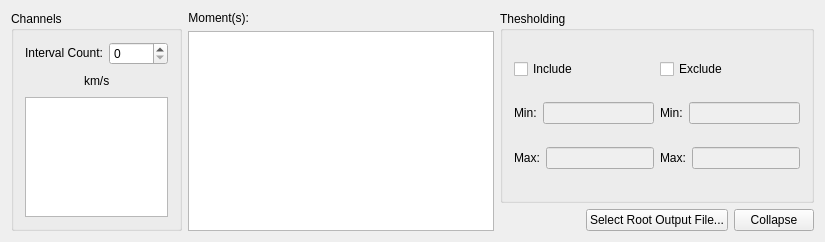
<?xml version="1.0" encoding="UTF-8"?>
<ui version="4.0">
 <class>MomentSettingsWidgetRadio</class>
 <widget class="QWidget" name="MomentSettingsWidgetRadio">
  <property name="geometry">
   <rect>
    <x>0</x>
    <y>0</y>
    <width>825</width>
    <height>242</height>
   </rect>
  </property>
  <property name="windowTitle">
   <string>MomentSettingsWidgetRadio</string>
  </property>
  <layout class="QHBoxLayout" name="horizontalLayout_6">
   <item>
    <widget class="QGroupBox" name="channelGroupBox">
     <property name="maximumSize">
      <size>
       <width>171</width>
       <height>231</height>
      </size>
     </property>
     <property name="title">
      <string>Channels</string>
     </property>
     <layout class="QVBoxLayout" name="verticalLayout_5">
      <item>
       <layout class="QHBoxLayout" name="horizontalLayout_3">
        <item>
         <widget class="QLabel" name="label">
          <property name="text">
           <string>&lt;font color='black'&gt;Interval Count:&lt;/font&gt;</string>
          </property>
         </widget>
        </item>
        <item>
         <widget class="QSpinBox" name="channelIntervalCountSpinBox"/>
        </item>
       </layout>
      </item>
      <item>
       <layout class="QHBoxLayout" name="horizontalLayout_4">
        <item>
         <spacer name="horizontalSpacer_2">
          <property name="orientation">
           <enum>Qt::Horizontal</enum>
          </property>
          <property name="sizeHint" stdset="0">
           <size>
            <width>28</width>
            <height>20</height>
           </size>
          </property>
         </spacer>
        </item>
        <item>
         <widget class="QLabel" name="channelUnitLabel">
          <property name="text">
           <string>&lt;font color='black'&gt;km/s&lt;/font&gt;</string>
          </property>
         </widget>
        </item>
        <item>
         <spacer name="horizontalSpacer_3">
          <property name="orientation">
           <enum>Qt::Horizontal</enum>
          </property>
          <property name="sizeHint" stdset="0">
           <size>
            <width>28</width>
            <height>20</height>
           </size>
          </property>
         </spacer>
        </item>
       </layout>
      </item>
      <item>
       <widget class="QTableWidget" name="channelTable">
        <property name="sizePolicy">
         <sizepolicy hsizetype="Preferred" vsizetype="Preferred">
          <horstretch>0</horstretch>
          <verstretch>0</verstretch>
         </sizepolicy>
        </property>
       </widget>
      </item>
     </layout>
    </widget>
   </item>
   <item>
    <layout class="QVBoxLayout" name="verticalLayout_4">
     <item>
      <layout class="QHBoxLayout" name="horizontalLayout_2">
       <item>
        <widget class="QLabel" name="momentLabel">
         <property name="maximumSize">
          <size>
           <width>16777215</width>
           <height>20</height>
          </size>
         </property>
         <property name="text">
          <string>&lt;font color='black'&gt;Moment(s):&lt;/font&gt;</string>
         </property>
         <property name="alignment">
          <set>Qt::AlignRight|Qt::AlignTrailing|Qt::AlignVCenter</set>
         </property>
        </widget>
       </item>
       <item>
        <spacer name="horizontalSpacer">
         <property name="orientation">
          <enum>Qt::Horizontal</enum>
         </property>
         <property name="sizeHint" stdset="0">
          <size>
           <width>40</width>
           <height>10</height>
          </size>
         </property>
        </spacer>
       </item>
      </layout>
     </item>
     <item>
      <widget class="QListWidget" name="momentList">
       <property name="sizePolicy">
        <sizepolicy hsizetype="Expanding" vsizetype="MinimumExpanding">
         <horstretch>0</horstretch>
         <verstretch>0</verstretch>
        </sizepolicy>
       </property>
       <property name="maximumSize">
        <size>
         <width>16777215</width>
         <height>200</height>
        </size>
       </property>
       <property name="selectionMode">
        <enum>QAbstractItemView::MultiSelection</enum>
       </property>
      </widget>
     </item>
    </layout>
   </item>
   <item>
    <layout class="QVBoxLayout" name="verticalLayout_2">
     <item>
      <widget class="QGroupBox" name="groupBox">
       <property name="title">
        <string>Thesholding</string>
       </property>
       <layout class="QHBoxLayout" name="horizontalLayout_5">
        <item>
         <layout class="QVBoxLayout" name="verticalLayout_3">
          <item>
           <widget class="QCheckBox" name="includePixelsCheckBox">
            <property name="text">
             <string>Include</string>
            </property>
           </widget>
          </item>
          <item>
           <layout class="QHBoxLayout" name="horizontalLayout_11">
            <item>
             <widget class="QLabel" name="minIncludeLabel">
              <property name="text">
               <string>&lt;font color='black'&gt;Min:&lt;/font&gt;</string>
              </property>
             </widget>
            </item>
            <item>
             <widget class="QLineEdit" name="minIncludeLineEdit">
              <property name="enabled">
               <bool>false</bool>
              </property>
             </widget>
            </item>
           </layout>
          </item>
          <item>
           <layout class="QHBoxLayout" name="horizontalLayout_13">
            <item>
             <widget class="QLabel" name="maxIncludeLabel">
              <property name="text">
               <string>&lt;font color='black'&gt;Max:&lt;/font&gt;</string>
              </property>
             </widget>
            </item>
            <item>
             <widget class="QLineEdit" name="maxIncludeLineEdit">
              <property name="enabled">
               <bool>false</bool>
              </property>
             </widget>
            </item>
           </layout>
          </item>
         </layout>
        </item>
        <item>
         <layout class="QVBoxLayout" name="verticalLayout">
          <item>
           <widget class="QCheckBox" name="excludePixelsCheckBox">
            <property name="text">
             <string>Exclude</string>
            </property>
           </widget>
          </item>
          <item>
           <layout class="QHBoxLayout" name="horizontalLayout_12">
            <item>
             <widget class="QLabel" name="minExcludeLabel">
              <property name="text">
               <string>&lt;font color='black'&gt;Min:&lt;/font&gt;</string>
              </property>
             </widget>
            </item>
            <item>
             <widget class="QLineEdit" name="minExcludeLineEdit">
              <property name="enabled">
               <bool>false</bool>
              </property>
             </widget>
            </item>
           </layout>
          </item>
          <item>
           <layout class="QHBoxLayout" name="horizontalLayout_14">
            <item>
             <widget class="QLabel" name="maxExcludeLabel">
              <property name="text">
               <string>&lt;font color='black'&gt;Max:&lt;/font&gt;</string>
              </property>
             </widget>
            </item>
            <item>
             <widget class="QLineEdit" name="maxExcludeLineEdit">
              <property name="enabled">
               <bool>false</bool>
              </property>
             </widget>
            </item>
           </layout>
          </item>
         </layout>
        </item>
       </layout>
      </widget>
     </item>
     <item>
      <layout class="QHBoxLayout" name="horizontalLayout">
       <item>
        <spacer name="horizontalSpacer_5">
         <property name="orientation">
          <enum>Qt::Horizontal</enum>
         </property>
         <property name="sizeHint" stdset="0">
          <size>
           <width>40</width>
           <height>20</height>
          </size>
         </property>
        </spacer>
       </item>
       <item>
        <widget class="QPushButton" name="outputButton">
         <property name="text">
          <string>Select Root Output File...</string>
         </property>
        </widget>
       </item>
       <item>
        <widget class="QPushButton" name="collapseButton">
         <property name="text">
          <string>Collapse</string>
         </property>
        </widget>
       </item>
      </layout>
     </item>
    </layout>
   </item>
  </layout>
 </widget>
 <layoutdefault spacing="6" margin="11"/>
 <resources/>
 <connections/>
</ui>
